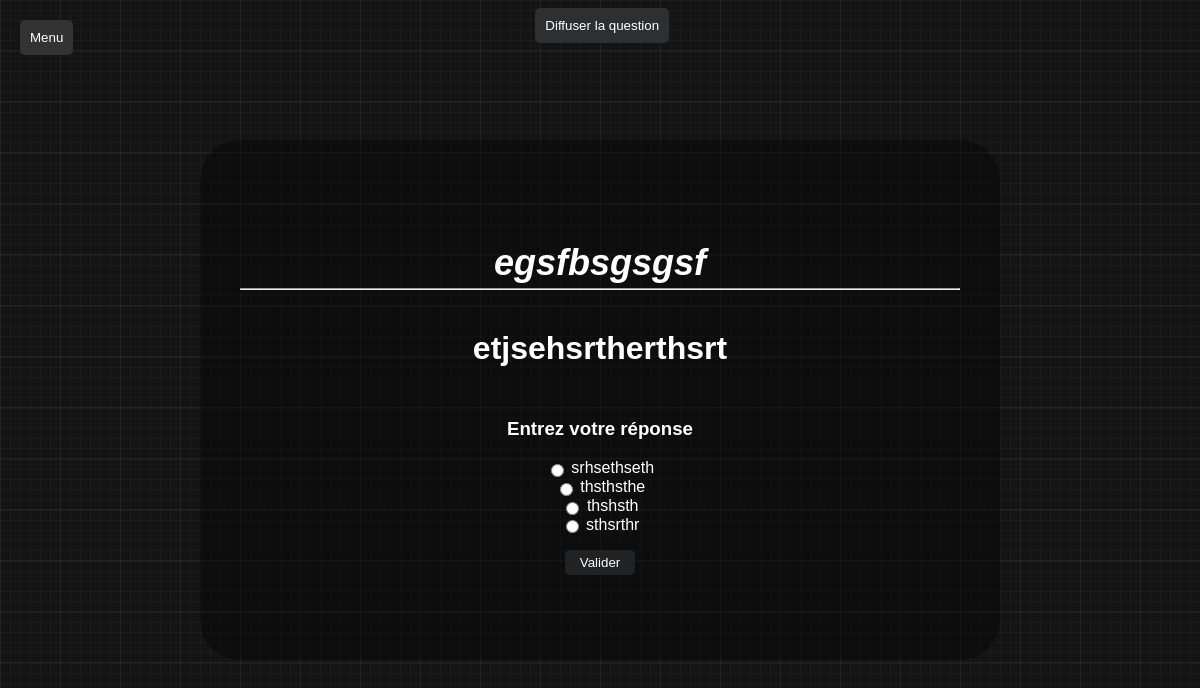
Page /quest/2 on the committed database.
### wams/db.py (models this page shows, shortened)
class question(db.Model):
    id = db.Column(db.Integer(), primary_key=True)
    Label = db.Column(db.String(), nullable =False)
    Etiquette = db.Column(db.String(), nullable =False)
    Question = db.Column(db.String(), nullable =False)
    Réponse1 = db.Column(db.String(), nullable =False)
    Réponse2 = db.Column(db.String(), nullable =True)
    Réponse3 = db.Column(db.String(), nullable =True)
    Réponse4 = db.Column(db.String(), nullable =True)
    bonne_reponse = db.Column(db.String())

### wams/routes.py (the view)
@app.route('/quest/<int:id>', methods=['POST', 'GET'])
def quest(id):
    Question = question.query.get(id)
    bonnesReps = question.query.with_entities(question.bonne_reponse)
    bonneRep = str(bonnesReps[id-1]).strip("()',").replace("\\n", "\n").replace("\\r", "")
    print(bonneRep)
    reponse = request.form.get('reponses')
    print(reponse)
    if reponse == bonneRep:
        login_user = current_user.login_user
        flash("Bonne réponse !", category='success')
    elif (request.form.get('reponses') == None) :
        None
    else:
        login_user = current_user.login_user
        flash("Mauvaise réponse !", category='danger')
    return render_template('question.html', Label=Question.Label,
                   Etiquette=Question.Etiquette,
                   Question=Question.Question,
                   Réponse1=Question.Réponse1,
                   Réponse2=Question.Réponse2,
                   Réponse3=Question.Réponse3,
                   Réponse4=Question.Réponse4,
                   Bonne_Réponse=Question.bonne_reponse)

### wams/templates/question.html (shortened to what this page needs)
{% extends 'base.html' %}
{% block content %}
<div style="background-color: rgba(0, 0, 0, 0.37); width: 60%; height: 55%;padding: 40px;position: absolute;top: 50%;left: 50%;transform: translate(-50%,-50%); border-radius: 40px;">
    <div style="color:white;
            font-style: italic;
            line-height: 90px;
            text-align:center;
            height: 100px;
            font-weight: 700;
            font-size: 36px;"><p><span id="labelQuestion">{{ Label }}</span></p></div>
            <hr>
<div style="color: white;">
    <h1><p class="one" style="text-align: center;" id="énoncéQuestion">{{ Question }}</p></h1>
    <form method="post">
        <div style="color: white;"><h3><dt>Entrez votre réponse </h3></div>
            <br>
        {% if Réponse2 != "" %}
            <div style="color: white;"><input type="radio" name="reponses" id="reponse1" value="{{ Réponse1 }}"> {{ Réponse1 }} </input></div><br>
                <div style="color: white;"><input type="radio" name="reponses" id="reponse2" value="{{ Réponse2 }}"> {{ Réponse2 }} </input></div><br>
                    <div style="color: white;"><input type="radio" name="reponses" id="reponse3" value="{{ Réponse3 }}"> {{ Réponse3 }} </input></div><br>
                        <div style="color: white;"><input type="radio" name="reponses" id="reponse4" value="{{ Réponse4 }}"> {{ Réponse4 }} </input></div><br>
        {% else %}
            <div style="color: white;"><input name="reponses" id="reponse1"></div><br>
        {% endif %}
        <div style="text-align: center;"><p><input type=submit value=Valider style="width:70px;height:25px"></p></div>
    </form>
</div>
</div>
<button id="diffusionQuestion">Diffuser la question</button>
{% endblock  %}

### wams/static/css/style.css (style rules this page uses)
* { text-align: center; vertical-align: middle; padding: 0; text-decoration: none; list-style: none; color: white; }
body { font-family: "Gill Sans", sans-serif; background-image: repeating-linear-gradient(90deg, hsla(57,0%,42%,0.09) 0px, hsla(57,0%,42%,0.09) 1px,transparent 1px, transparent 60px),repeating-linear-gradient(0deg, hsla(57,0%,42%,0.09) 0px, hsla(57,0%,42%,0.09) 1px,transparent 1px, transparent 60px),repeating-linear-gradient(0deg, hsla(57,0%,42%,0.09) 0px, hsla(57,0%,42%,0.09) 1px,transparent 1px, transparent 10px),repeating-linear-gradient(90deg, hsla(57,0%,42%,0.09) 0px, hsla(57,0%,42%,0.09) 1px,transparent 1px, transparent 10px),linear-gradient(90deg, rgb(20,20,20),rgb(20,20,20)); }
div { display: inline-block; width: auto; }
form { display: inline-block; height: auto; }
input { border-radius: 5px; border: none; background-color: #202224; color: white; }
button { border-radius: 5px; border: none; background-color: #2d3033; color: white; padding: 10px; transition: background-color 0.5s ease; cursor: pointer; }

### rows in the picture
question: Label "egsfbsgsgsf", Question "etjsehsrtherthsrt", Réponse1 "srhsethseth", Réponse2 "thsthsthe", Réponse3 "thshsth", Réponse4 "sthsrthr"
